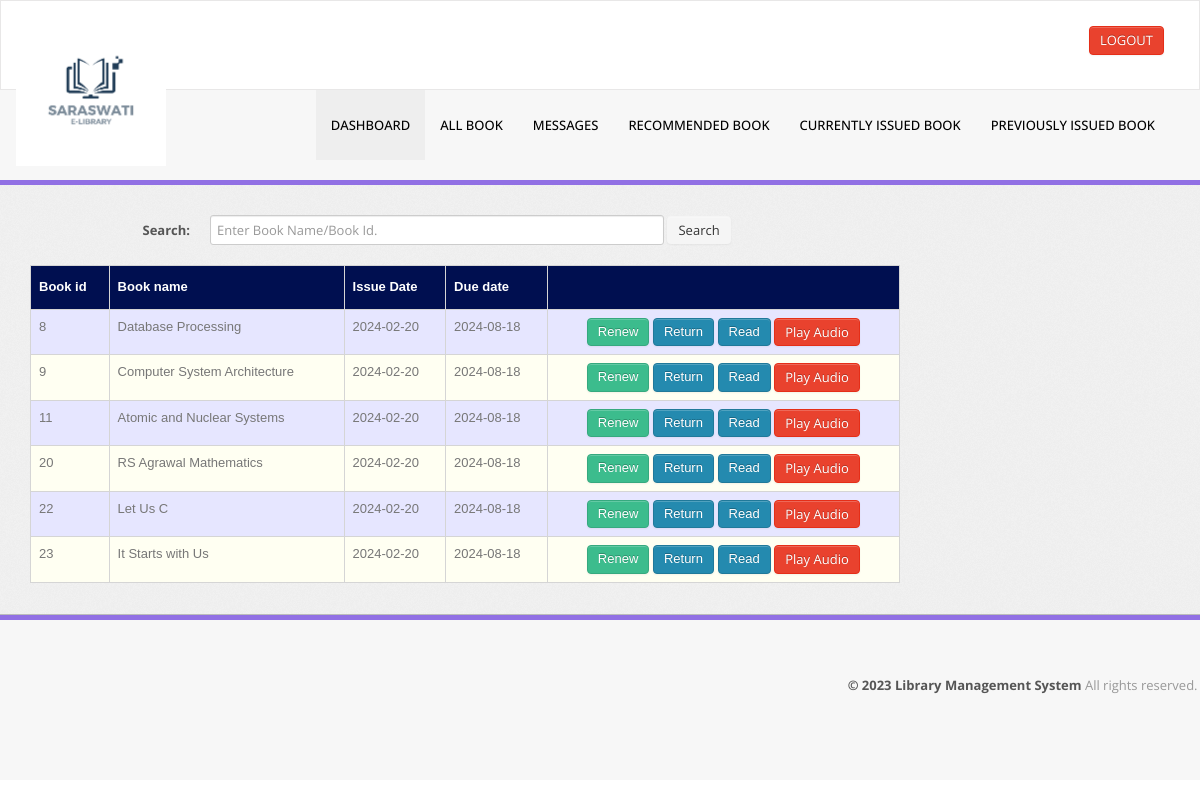
Page /student/current.php (signed in) on the committed database.
### tables this page shows
CREATE TABLE `record` (
  `RollNo` varchar(50) NOT NULL,
  `BookId` int(10) NOT NULL,
  `Date_of_Issue` date DEFAULT NULL,
  `Due_Date` date DEFAULT NULL,
  `Date_of_Return` date DEFAULT NULL,
  `Dues` int(10) DEFAULT NULL,
  `Renewals_left` int(10) DEFAULT NULL,
  `Time` time DEFAULT NULL
);

CREATE TABLE `book` (
  `BookId` int(10) NOT NULL,
  `Title` varchar(50) DEFAULT NULL,
  `Publisher` varchar(50) DEFAULT NULL,
  `Year` varchar(50) DEFAULT NULL,
  `Availability` int(5) DEFAULT NULL
);

### student/current.php (the view, shortened to what this page needs)
<?php include("header.php"); ?>
<?php
if ($_SESSION['RollNo'] != 'ADMIN') {
?>
    <!DOCTYPE html>
    <html lang="en">
    <body>
        <div class="wrapper">
            <div class="container">
                <div class="row">
                    <div class="span9">
                        <form class="form-horizontal row-fluid" action="current.php" method="post">
                            <div class="control-group">
                                <label class="control-label" for="Search"><b>Search:</b></label>
                                <div class="controls">
                                    <input type="text" id="title" name="title" placeholder="Enter Book Name/Book Id." class="span8" required>
                                    <button type="submit" name="submit" class="btn">Search</button>
                                </div>
                            </div>
                        </form>
                        <br>
                        <?php
                        $rollno = $_SESSION['RollNo'];
                        if (isset($_POST['submit'])) {
                            $s = $_POST['title'];
                            $sql = "select * from record,book where RollNo = '$rollno' and Date_of_Issue is NOT NULL and Date_of_Return is NULL and book.Bookid = record.BookId and (record.BookId='$s' or Title like '%$s%')";
                        } else
                            $sql = "select * from record,book where RollNo = '$rollno' and Date_of_Issue is NOT NULL and Date_of_Return is NULL and book.Bookid = record.BookId";
                        $result = $conn->query($sql);
                        $rowcount = mysqli_num_rows($result);
                        if (!($rowcount))
                            echo "<br><center><h2><b><i>No Results</i></b></h2></center>";
                        else {
                        ?>
                            <table class="table" id="tables">
                                <thead>
                                    <tr>
                                        <th>Book id</th>
                                        <th>Book name</th>
                                        <th>Issue Date</th>
                                        <th>Due date</th>
                                        <th></th>
                                    </tr>
                                </thead>
                                <tbody>
                                    <?php
                                    while ($row = $result->fetch_assoc()) {
                                        $bookid = $row['BookId'];
                                        $name = $row['Title'];
                                        $issuedate = $row['Date_of_Issue'];
                                        $duedate = $row['Due_Date'];
                                        $renewals = $row['Renewals_left'];
                                    ?>
                                        <tr>
                                            <td><?php echo $bookid ?></td>
                                            <td><?php echo $name ?></td>
                                            <td><?php echo $issuedate ?></td>
                                            <td><?php echo $duedate ?></td>
                                            <td>
                                                <center>
                                                    <?php
                                                    if ($renewals)
                                                        echo "<a href=\"renew_request.php?id=" . $bookid . "\" class=\"btn btn-success\">Renew</a>";
                                                    ?>
                                                    <a href="return_request.php?id=<?php echo $bookid; ?>" class="btn btn-primary">Return</a>
                                                    <a href='<?php echo $bookid ?>.pdf' class="btn btn-primary" target='_blank'>Read</a>
                                                    <button id="playButton" class="btn btn-danger">Play Audio</button>
                                                </center>
                                            </td>
                                        </tr>
                                <?php }
                                } ?>
                                </tbody>
                            </table>
                    </div>
                    <div class="col-md-12">
                    </div>
                </div>
            </div>
        </div>
        <?php include "footer.php" ?>
    </body>
    </html>
<?php } else {
    echo "<script type='text/javascript'>alert('Access Denied!!!')</script>";
} ?>

### student/css/theme.css (style rules this page uses)
#tables { font-family: "Trebuchet MS", Arial, Helvetica, sans-serif; border-collapse: collapse; width: 100%; }
#tables td, #tables th { border: 1px solid #ddd; padding: 8px; }
#tables tr:nth-child(even) { background-color: #fffff2; }
#tables tr:nth-child(odd) { background-color: #e6e6ff; }
#tables th { padding-top: 12px; padding-bottom: 12px; text-align: left; background-color: #000F50; color: white; }
body { font-size: 13px; font-family: 'Open Sans', Arial, sans-serif; background: #fff; color: #777 }
strong, b { color: #555 }
.wrapper { background: url(../images/bg.png) #eee; border-bottom: 1px solid #bbb; -webkit-box-shadow: 0 1px 2px rgba(0,0,0,0.1); -moz-box-shadow: 0 1px 2px rgba(0,0,0,0.1); box-shadow: 0 1px 2px rgba(0,0,0,0.1); padding: 30px 0 }
form { margin: 0 }
select, textarea, input[type="text"], input[type="password"], input[type="datetime"], input[type="datetime-local"], input[type="date"], input[type="month"], input[type="time"], input[type="week"], input[type="number"], input[type="email"], input[type="url"], input[type="search"], input[type="tel"], input[type="color"], .uneditable-input, label, input, button, select, textarea { -webkit-border-radius: 3px; -moz-border-radius: 3px; border-radius: 3px; font-size: 13px; font-family: 'Open Sans', Tahoma, Arial, sans-serif }
.form-horizontal .control-group, .form-vertical .control-group { margin-bottom: 0 }
.btn, .btn-box { -webkit-border-radius: 3px; -moz-border-radius: 3px; border-radius: 3px }
.btn { font-size: 13px; font-weight: 600 }
.btn { display: inline-block; margin-bottom: 0; font-weight: 400; text-align: center; vertical-align: middle; cursor: pointer; background-image: none; border: 1px solid transparent; white-space: nowrap; padding: 4px 10px; font-size: 13px; line-height: 1.42857; border-radius: 4px; -webkit-user-select: none; -moz-user-select: none; -ms-user-select: none; user-select: none }
.btn-primary { color: #fff; background-color: #248aaf; border-color: #20799a }
.btn-success { color: #fff; background-color: #3cbc8d; border-color: #36a97f }
.btn-danger { color: #fff; background-color: #e9422e; border-color: #e52e18 }
.table { margin-bottom: 0 }
.table th, .table td { border-color: #d5d5d5!important }

### rows in the picture
record: BookId.BookId "8", BookId.Title "Database Processing", Date_of_Issue "2024-02-20", Due_Date "2024-08-18"
record: BookId.BookId "9", BookId.Title "Computer System Architecture", Date_of_Issue "2024-02-20", Due_Date "2024-08-18"
record: BookId.BookId "11", BookId.Title "Atomic and Nuclear Systems", Date_of_Issue "2024-02-20", Due_Date "2024-08-18"
record: BookId.BookId "20", BookId.Title "RS Agrawal Mathematics", Date_of_Issue "2024-02-20", Due_Date "2024-08-18"
record: BookId.BookId "22", BookId.Title "Let Us C", Date_of_Issue "2024-02-20", Due_Date "2024-08-18"
record: BookId.BookId "23", BookId.Title "It Starts with Us", Date_of_Issue "2024-02-20", Due_Date "2024-08-18"
